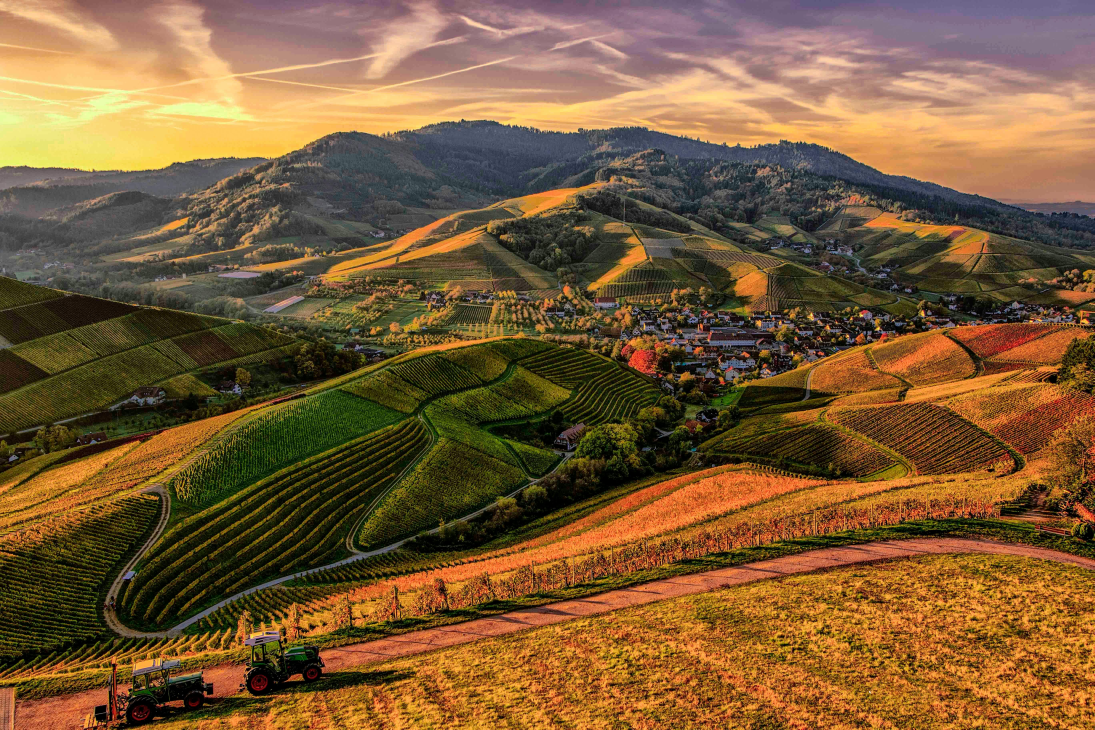
#> input picture 1/Image/1.jpg, 5472 x 3648 px, found by its file name (shown at 1/5 size)
$ python OpenCV_training.py
#> lines starting #> are read from the running program, lines starting #| are printed output that depends on the picture; after the words box and inside, x2 and y2 are one past the last pixel; in counts of white or black regions, pixels touching at a corner belong together
import cv2

def viewImage(image, name_of_window):
    cv2.namedWindow(name_of_window, cv2.WINDOW_NORMAL)
    cv2.imshow(name_of_window, image)
    cv2.waitKey(0)
    cv2.destroyAllWindows()

image = cv2.imread("C:\\Users\\GiveEnd\\Desktop\\Mathematical methods of pattern recognition\\1\\Image\\1.jpg")
#> image is the input picture: shape (3648, 5472, 3); mean B, G, R 55.2, 91.6, 122.7

cropped = image[1500:2000, 3000:4000]
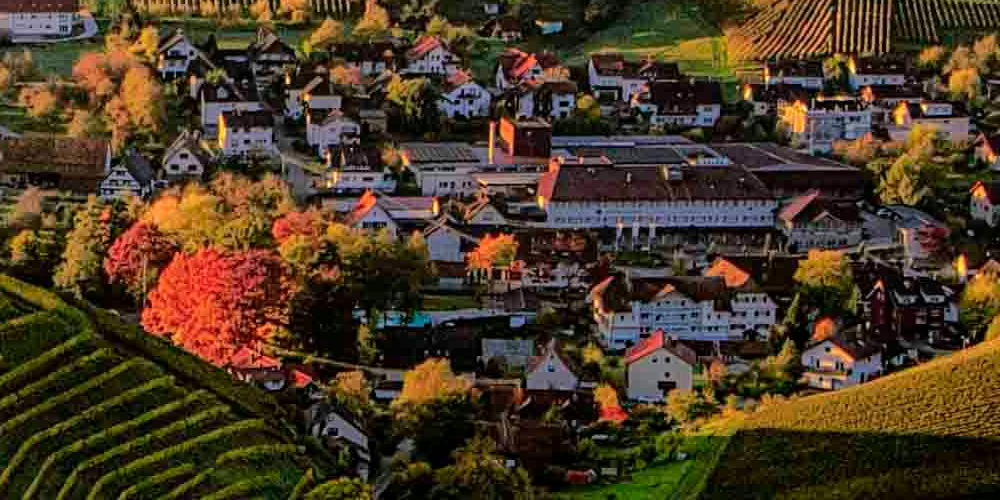
#> cropped: shape (500, 1000, 3); mean B, G, R 38, 58.2, 74.9

scale_percent = 10
width = int(image.shape[1] * scale_percent / 100)
#> width = 547
height = int(image.shape[0] * scale_percent / 100)
#> height = 364
dim = (width, height)
#> dim = (547, 364)
resized = cv2.resize(image, dim, interpolation = cv2.INTER_AREA)
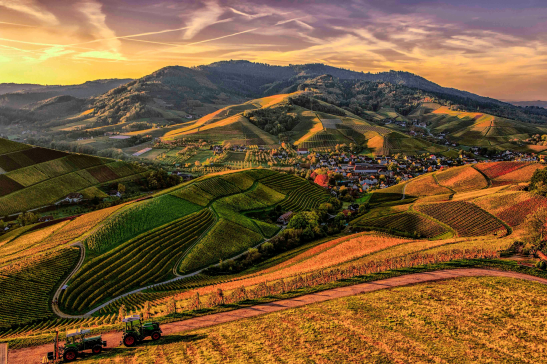
#> resized: shape (364, 547, 3); mean B, G, R 55.2, 91.6, 122.7

(h, w, d) = image.shape
#> h = 3648; w = 5472; d = 3
center = (w // 2, h // 2)
#> center = (2736, 1824)
M = cv2.getRotationMatrix2D(center, 180, 1.0)
rotated = cv2.warpAffine(image, M, (w, h))
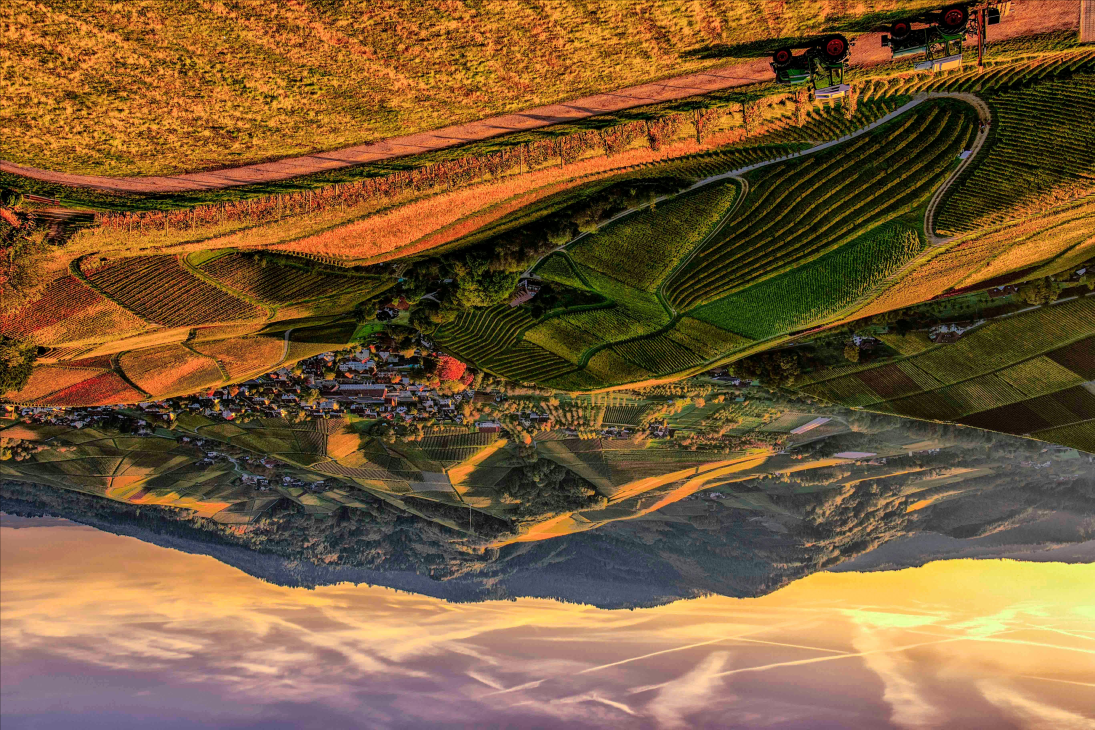
#> rotated: shape (3648, 5472, 3) (shown at 1/5 size); mean B, G, R 55.1, 91.5, 122.6

gray_image = cv2.cvtColor(image, cv2.COLOR_BGR2GRAY)
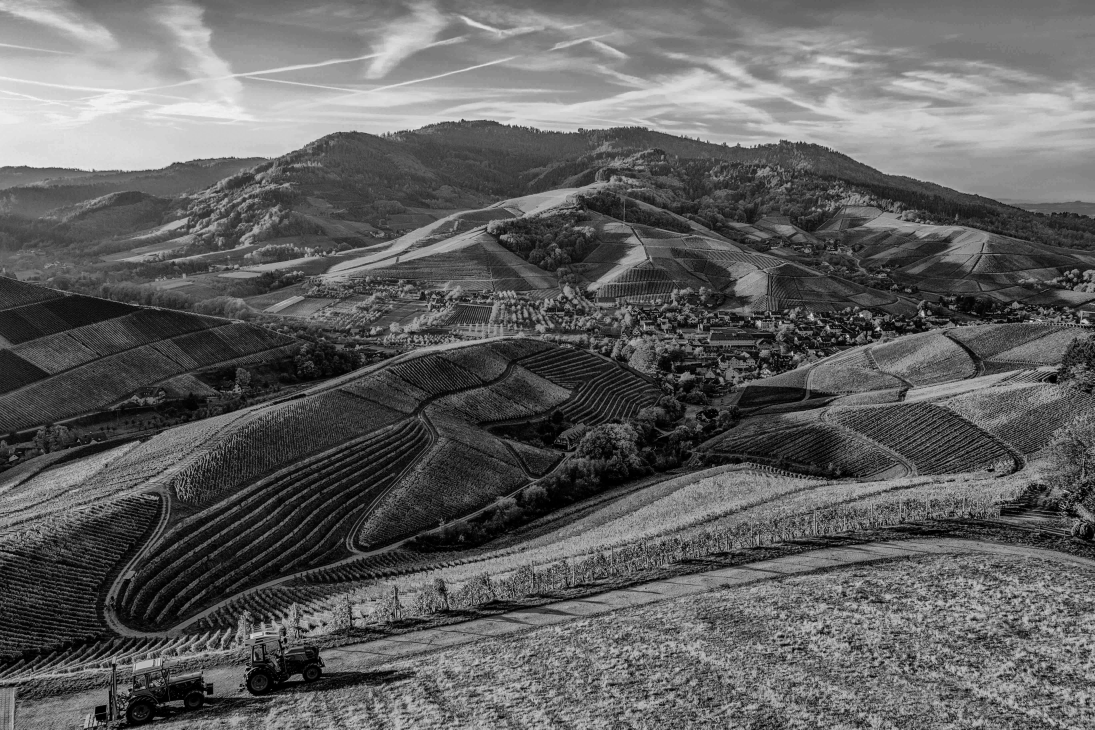
#> gray_image: shape (3648, 5472) (shown at 1/5 size); min 0, max 250, mean 96.7
ret,threshold_image = cv2.threshold(gray_image, 127, 255, 0)
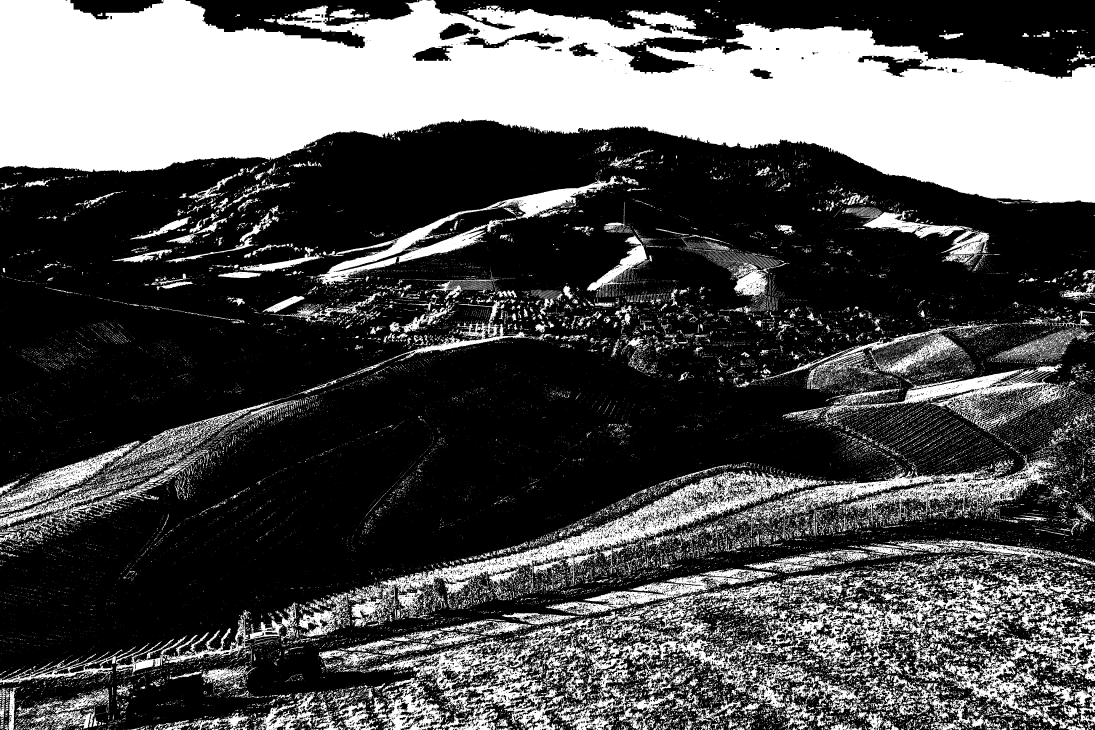
#> threshold_image: shape (3648, 5472) (shown at 1/5 size); 31.8% white; 41676 white regions (33631 under 20 px), largest, box (x1, y1, x2, y2) and area: (0, 0, 5472, 1016) 3369176, (1738, 2279, 5288, 3134) 329175, (3721, 2855, 5472, 3330) 166058

blurred = cv2.GaussianBlur(image, (51, 51), 0)
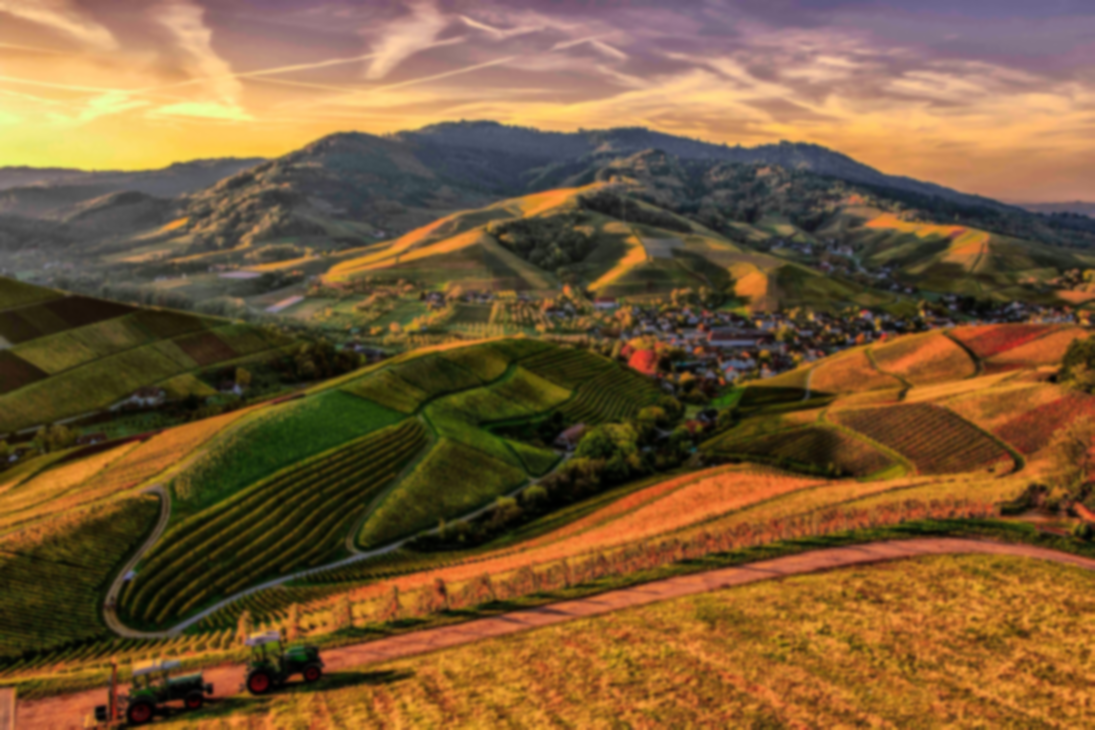
#> blurred: shape (3648, 5472, 3) (shown at 1/5 size); mean B, G, R 55.2, 91.6, 122.7


viewImage(image, "Original")
viewImage(cropped, "Cropped")
viewImage(resized, "After change a size on 20 %")
viewImage(rotated, "After turning 180 degrees")
viewImage(gray_image, "In grayscale")
viewImage(threshold_image, "Black and white")
viewImage(blurred, "Blur")
